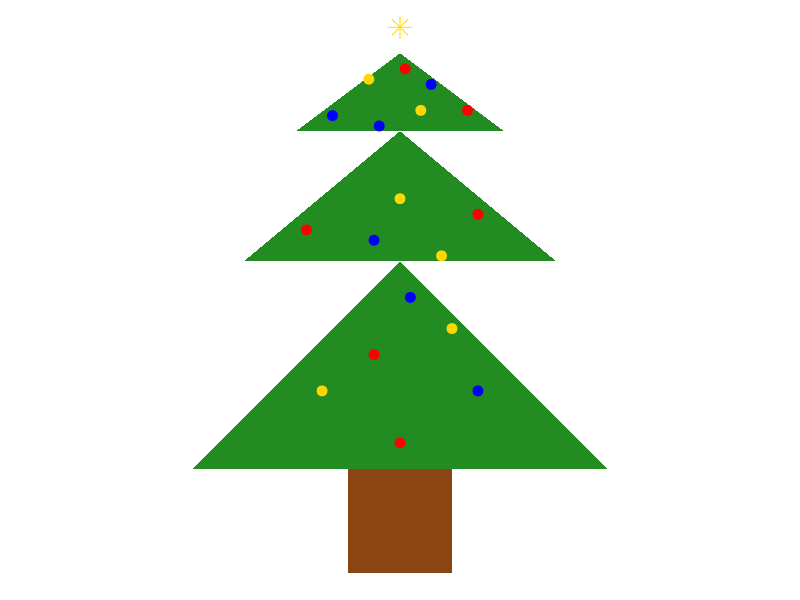
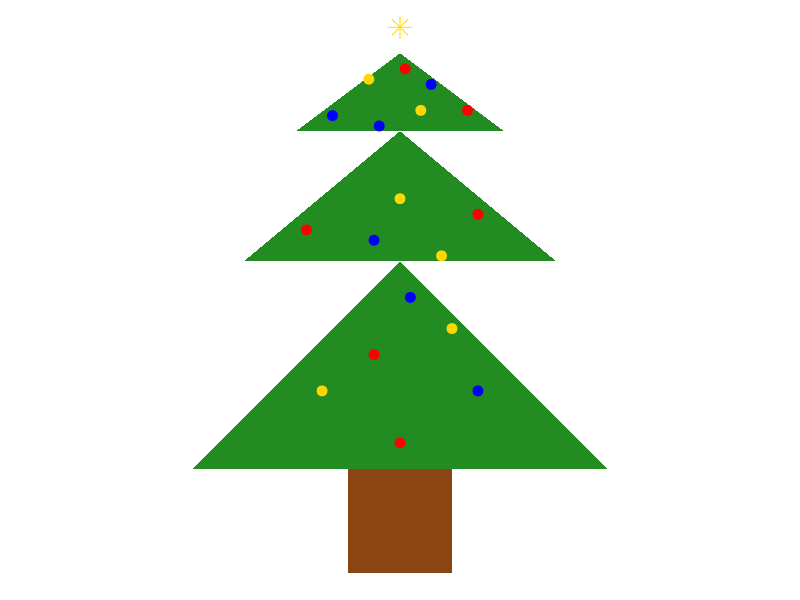

Write R code to recreate these figures, in order.
library(ggplot2)
library(dplyr)

draw_christmas_tree <- function(output_file = "choinka.png") {
    trunk <- data.frame(
        x = c(4, 6, 6, 4),
        y = c(0, 0, 2, 2)
    )
    
    layers <- list(
        data.frame(x = c(1, 5, 9), y = c(2, 6, 2)),
        data.frame(x = c(2, 5, 8), y = c(6, 8.5, 6)),
        data.frame(x = c(3, 5, 7), y = c(8.5, 10, 8.5))
    )
    
    baubles <- data.frame(
        x = c(5, 3.5, 6.5, 4.5, 6, 5.2, 3.2, 5.8, 4.5, 6.5, 5, 4.6, 5.4, 3.7, 6.3, 4.4, 5.6, 5.1),
        y = c(2.5, 3.5, 3.5, 4.2, 4.7, 5.3, 6.6, 6.1, 6.4, 6.9, 7.2, 8.6, 8.9, 8.8, 8.9, 9.5, 9.4, 9.7),
        color = c("red", "gold", "blue", "red", "gold", "blue", "red", "gold", "blue", "red", "gold", "blue", "gold", "blue", "red", "gold", "blue", "red")
    )
    
    star <- data.frame(
        x = 5,
        y = 10.5
    )
    
    p <- ggplot() +
        geom_polygon(data = trunk, aes(x = x, y = y), fill = "saddlebrown") +
        lapply(layers, function(layer) {
            geom_polygon(data = layer, aes(x = x, y = y), fill = "forestgreen")
        }) +
        geom_point(data = baubles, aes(x = x, y = y, color = color), size = 3) +
        scale_color_manual(values = c("red" = "red", "gold" = "gold", "blue" = "blue")) +
        geom_point(data = star, aes(x = x, y = y), color = "gold", size = 5, shape = 8) +
        coord_fixed() +
        theme_void() +
        theme(legend.position = "none")
    
    print(p)
    ggsave(output_file, plot = p, width = 6, height = 10, dpi = 300)
}

draw_christmas_tree()
